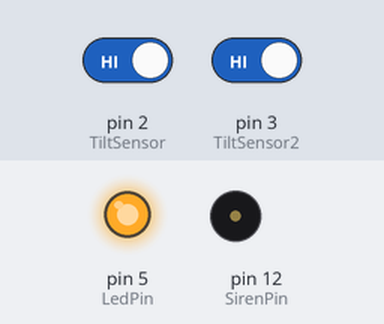
A sketch run on a simulated Arduino Nano, built with avr-gcc and run on an emulated ATmega328P. On the bench: output pins drawn as LEDs (lit = HIGH), buzzer (waves = sounding). Dashed ring = blinking. The test bench sets the inputs (shaded band); at power-on: pin 2 (TiltSensor) HIGH, pin 3 (TiltSensor2) HIGH.

Above: at 0.1 s.
At 3.2 s:
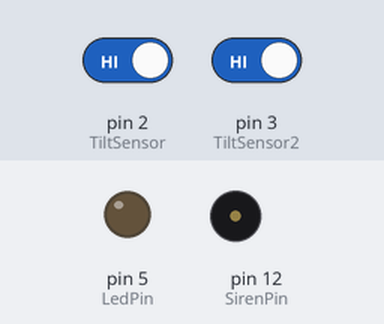
3.3 s: pin 2 (TiltSensor) driven LOW
At 4.4 s:
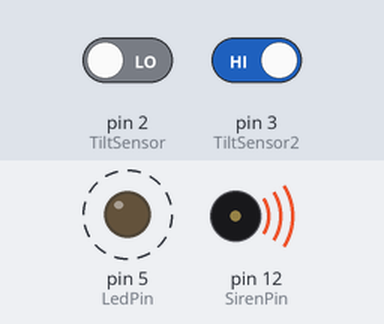
Timing chart, 0 to 12.3 s (numbered marks = the images above; inputs shaded):
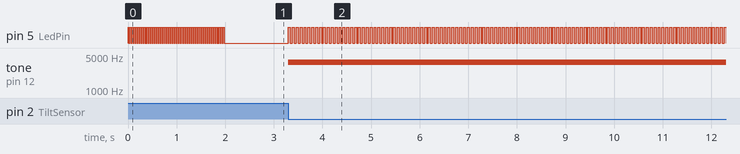

Measured:
- after the input at 3.3 s, pin 5 (LedPin): alternates HIGH for 0.04 s and LOW for 0.04 s, starting at once; tone on pin 12 (SirenPin): silent → 3700 Hz at once

The sketch:

TA312.ino
```cpp
/*
TaschenAlarm
using 2x tilt sensors, buzzer, 18650
V2. Using nano

*/

#include "TA31.h"

#define LedPin 5
#define SirenPin 12
#define TiltSensor 2
#define TiltSensor2 3// new version

#define TiltGnd 11
#define TDelayStart 5000

bool sensorValue;
bool lastTiltState = HIGH;
long lastDebounceTime = 0;
long debounceDelay = 50;
bool motionStatus;

#include <avr/interrupt.h>
volatile int MotionState = 0;
volatile byte counter = 0;

void setup()
{
    pinMode(LedPin, OUTPUT);
    pinMode(TiltSensor, INPUT_PULLUP);
    pinMode(TiltSensor2, INPUT_PULLUP);//new version
    pinMode(SirenPin, OUTPUT);
    attachInterrupt(digitalPinToInterrupt(TiltSensor), motionDetector, CHANGE);
    attachInterrupt(digitalPinToInterrupt(TiltSensor2), motionDetector, CHANGE);
    Serial.begin(9600);

    for(int i=0; i< 50;i++)
    {
      digitalWrite(LedPin, HIGH);
      delay(20);
      digitalWrite(LedPin, LOW);
      delay(20);

    }

}

void loop()
{
//motionStatus = digitalRead(TiltSensor);

if(motionStatus)
{
      for(int i=0; i< 75;i++)
    {
      digitalWrite(LedPin, HIGH);
      delay(40);
      digitalWrite(LedPin, LOW);
      delay(40);

    }
}
else
{
  digitalWrite(LedPin, LOW);
}

motionStatus? tone(SirenPin, 3700): noTone(SirenPin);
}

void motionDetector()
{
      motionStatus = !motionStatus;
}
```

TA31.h
```cpp
#define LedPin 5
#define SirenPin 12
#define TiltSensor 7
#define TiltGnd 11
#define TDelayStart 5000
```
